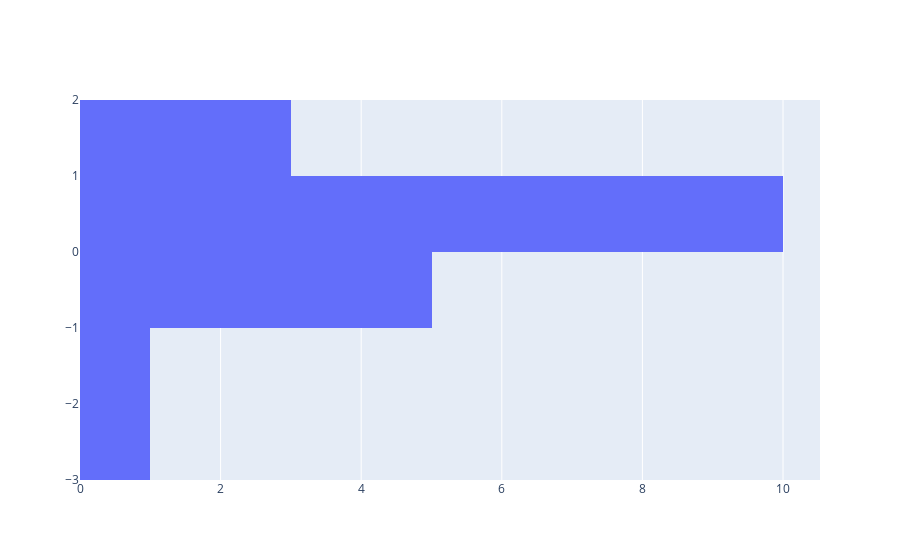

This figure's notebook cell:
### Markdown cell above
### >>> **Exercise 14 (take home):** 
The chart above contains all the vocabulary, and it's computationally intensive to both compute and visualize. Can you efficiently reduce the number of terms you want to visualize as an exercise.

### Code cell
# Answer here
#reduce size from 500 of the sample to 20 
import plotly.graph_objects as go

import numpy as np

y = np.random.randn(20)

fig = go.Figure(data=[go.Histogram(y=y)])
fig.show()

### Figure 1 — Plotly figure (JSON) as saved in the notebook; plotly's stock layout.template omitted (floating-point values rounded to 4 significant figures)
{"data": [{"type": "histogram", "y": [0.2905, -1.351, 0.3922, -0.8941, 1.984, -0.8768, 0.03538, -0.3246, 0.4862, 0.01454, 1.417, 0.2958, -2.129, -0.4453, 0.48, 0.9083, 0.5702, 1.101, -0.6595, 0.914]}], "layout": {}}
